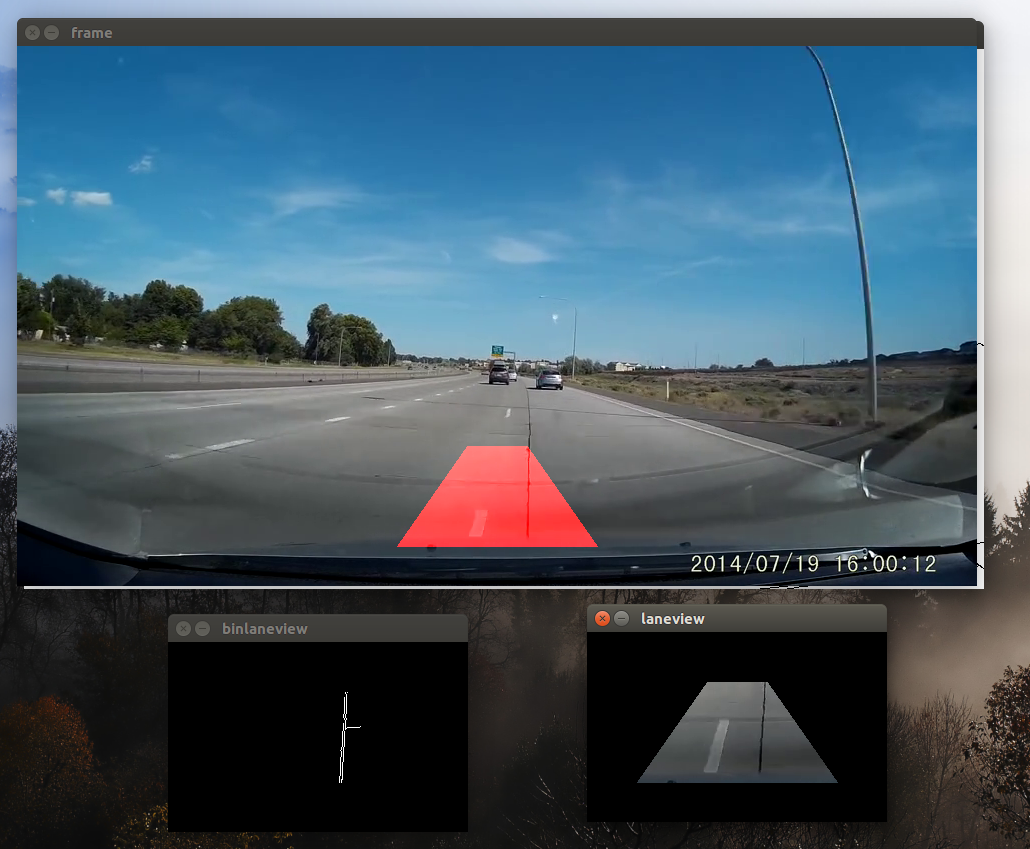
#> input picture VEMMO/RoadDetection/lane_change.png, 1030 x 849 px, given in place of scaled_down.mp4, which was not available
$ python opencv_lanes.py   (Python 2 division)
#> lines starting #> are read from the running program, lines starting #| are printed output that depends on the picture; after the words box and inside, x2 and y2 are one past the last pixel; in counts of white or black regions, pixels touching at a corner belong together; pictures that were not available may be replaced by others from this repository, and a replacement may not be noted
#!/usr/bin/env python
# -*- coding: utf-8 -*-

import numpy as np
import cv2
from matplotlib import pyplot as plt

#VIDEO_FILENAME = 'youtube_dashcam.mp4'
VIDEO_FILENAME = 'scaled_down.mp4'

cap = cv2.VideoCapture(VIDEO_FILENAME)

prev_output = 0.0

while(cap.isOpened()):
	ret, frame = cap.read()
#> frame is the input picture: shape (849, 1030, 3); mean B, G, R 101.8, 88.5, 69.1
	#print ret


	gray = cv2.cvtColor(frame, cv2.COLOR_BGR2GRAY)
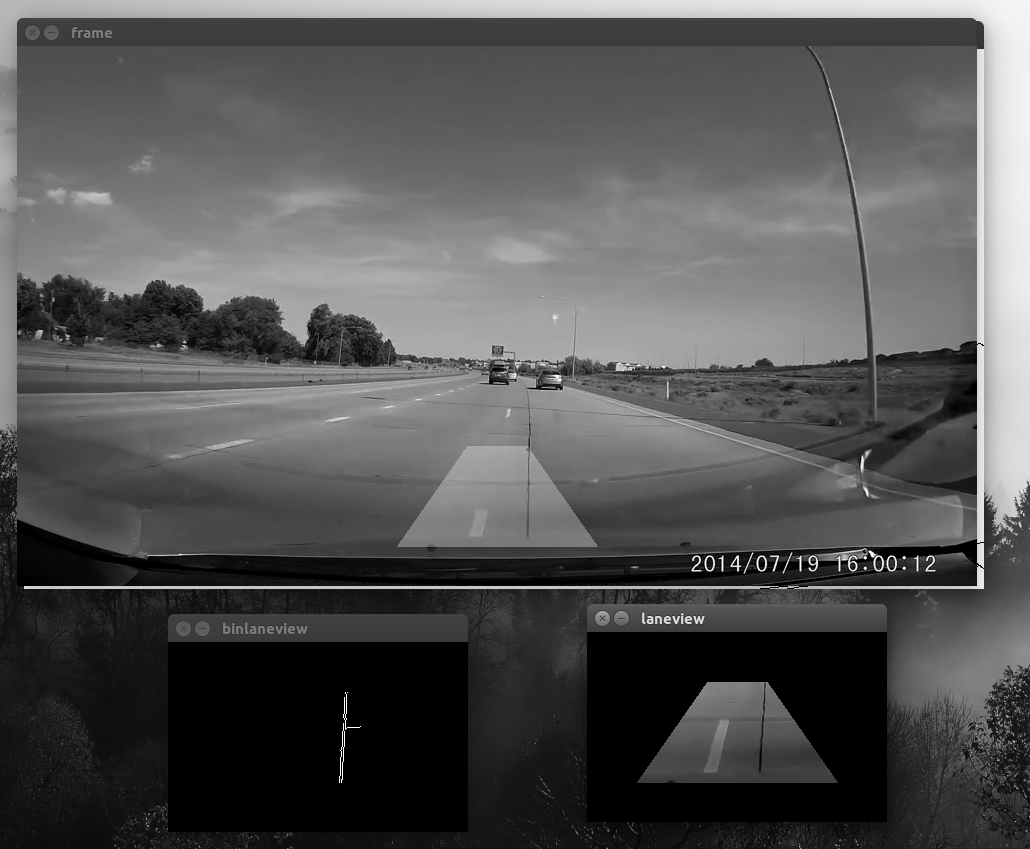
#> gray: shape (849, 1030); min 0, max 255, mean 84.2
	edges = cv2.Canny(gray, 50,350)
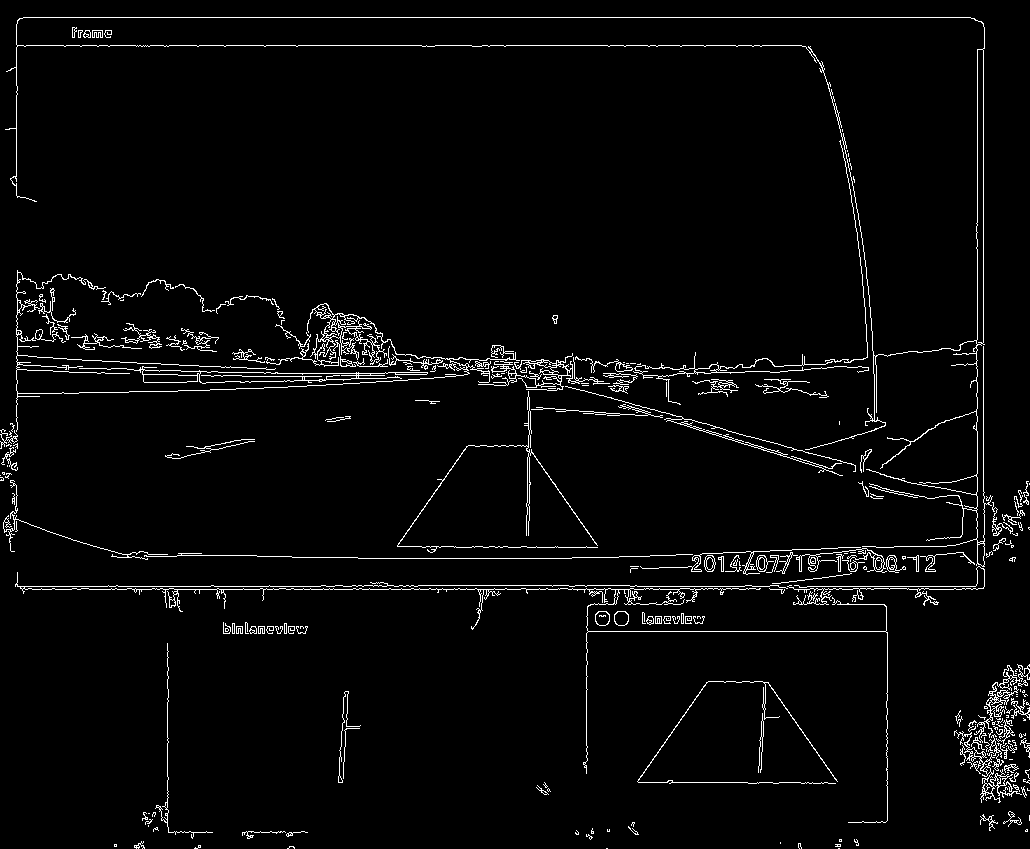
#> edges: shape (849, 1030); 3.2% white in thin lines or dots
	ret, edges_inv = cv2.threshold(edges, 128, 255, cv2.THRESH_BINARY_INV)
#> edges_inv: shape (849, 1030); 96.8% white; black in thin lines or dots

	#Draw a trapezoid
	mat_trapezoid_mask = np.zeros((gray.shape[0], gray.shape[1]), np.uint8)
	trap_y = gray.shape[0]
#> trap_y = 849
	trap_x = gray.shape[1]/2
#> trap_x = 515
	# [5 lines of commented-out code are left out]
	pts = np.array([[trap_x - 100, 500],[trap_x + 100, 500],[trap_x + 30, 400],[trap_x - 30, 400]], np.int32)
	cv2.fillConvexPoly(mat_trapezoid_mask,pts,1)
#> mat_trapezoid_mask: shape (849, 1030); values 0 (black) and 1 (white), 1.5% white; 1 white region, box (x1, y1, x2, y2) and area: (415, 400, 616, 501) 13231


	lane_view = cv2.bitwise_and(frame, frame, mask=mat_trapezoid_mask)
	lane_view_small = lane_view[350:550, trap_x - 150: trap_x + 150]
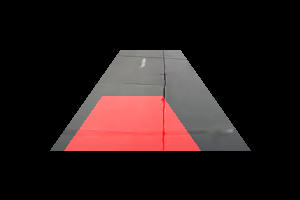
#> lane_view_small: shape (200, 300, 3); mean B, G, R 25.1, 25.3, 38.8

	lane_view_binary = cv2.bitwise_and(edges, edges, mask=mat_trapezoid_mask)
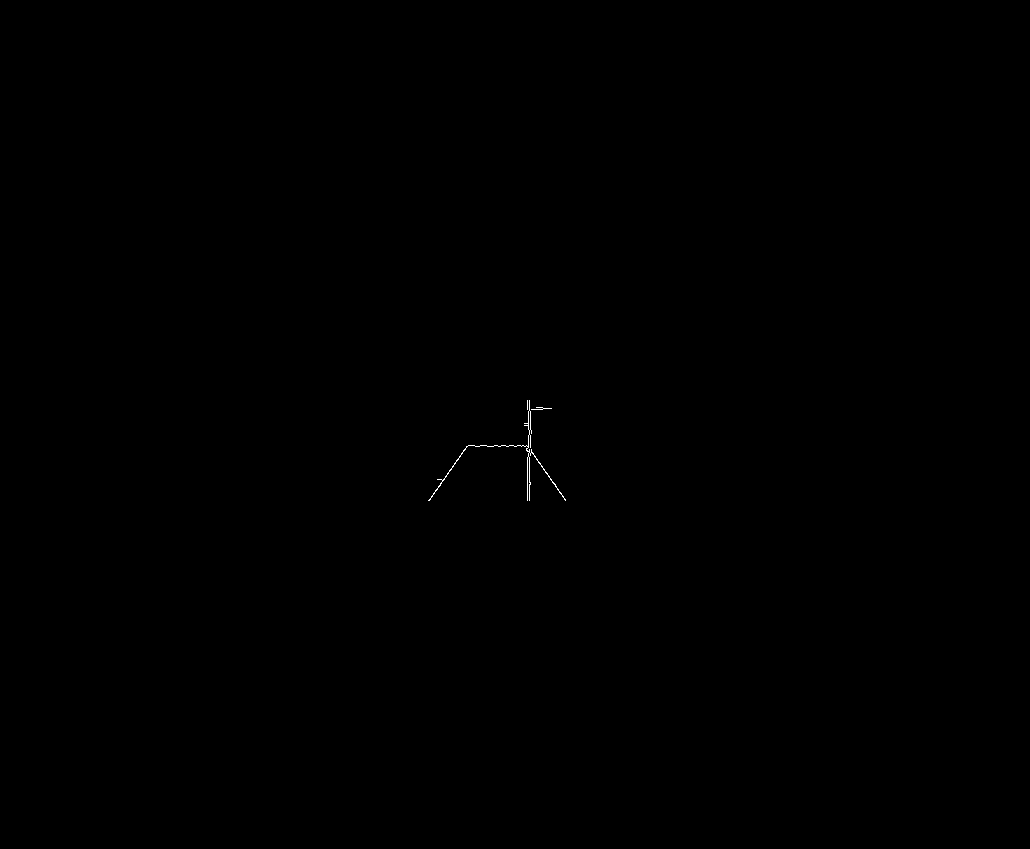
#> lane_view_binary: shape (849, 1030); 0.05% white in thin lines or dots, all inside (x1, y1, x2, y2) = (428, 400, 566, 501)
	lane_view_binary_small = lane_view_binary[350:550, trap_x - 150: trap_x + 150]
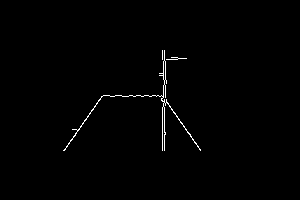
#> lane_view_binary_small: shape (200, 300); 0.76% white in thin lines or dots, all inside (x1, y1, x2, y2) = (63, 50, 201, 151)

	lane_std = np.std(lane_view_binary_small)
#> lane_std = 22.12

	#generate shadow image
	mat_blue = np.zeros((gray.shape[0], gray.shape[1], 3), np.uint8)
	shadow_color = (0,255,0)

	#if lane_std > 10:
		#shadow_color = (0,0,255)

	danger_output = 0.7*lane_std + 0.3*prev_output
#> danger_output = 15.49
	if danger_output > 10:
		shadow_color = (0,0,255)

	prev_output = danger_output
#> prev_output = 15.49

	mat_blue[:,:] = shadow_color

	blue_shadow = cv2.bitwise_and(mat_blue, mat_blue, mask=mat_trapezoid_mask)
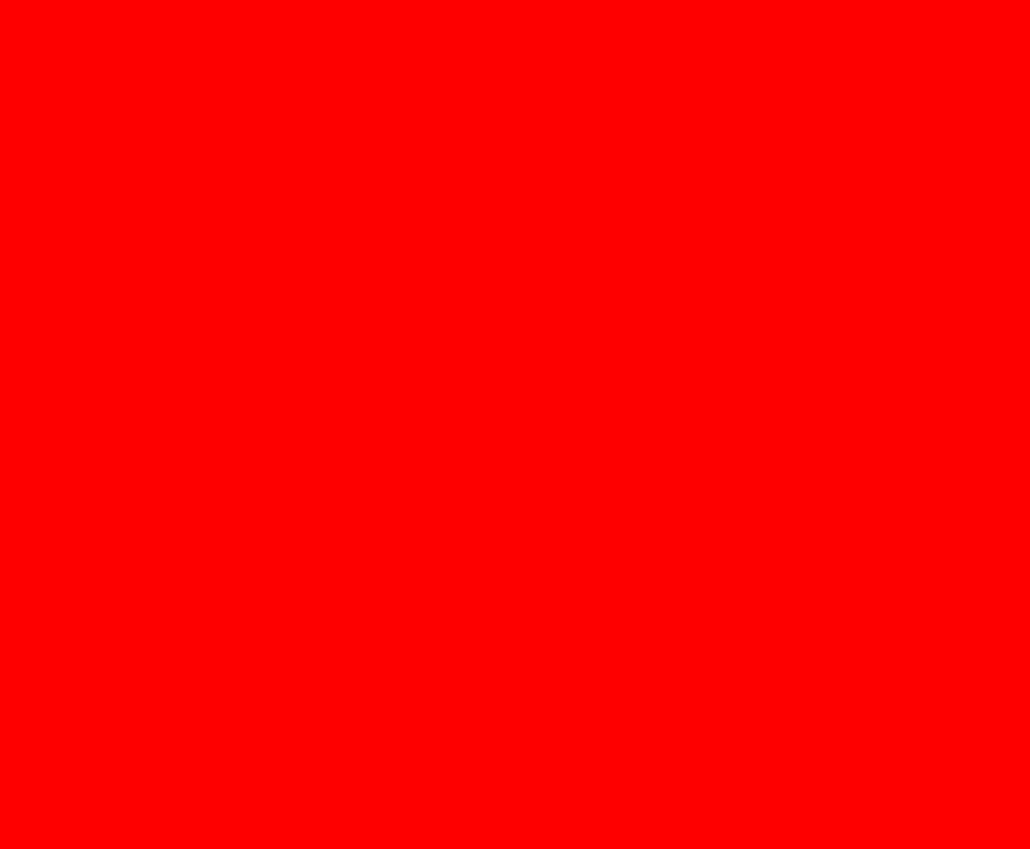
#> mat_blue: shape (849, 1030, 3); mean of channels 0, 1, 2 0, 0, 255; drawn as B, G, R
	frame_draw = cv2.add(frame, blue_shadow)

	#cv2.imshow('trapmask', mat_trapezoid_mask)

	cv2.imshow('frame',frame_draw)

	cv2.imshow('edges', edges_inv)

	cv2.imshow('laneview', lane_view_small)

	cv2.imshow('binlaneview', lane_view_binary_small)

	if cv2.waitKey(1) & 0xFF == ord('q'):
#> (key q is pressed here)
		break

cap.release()
cv2.destroyAllWindows()
